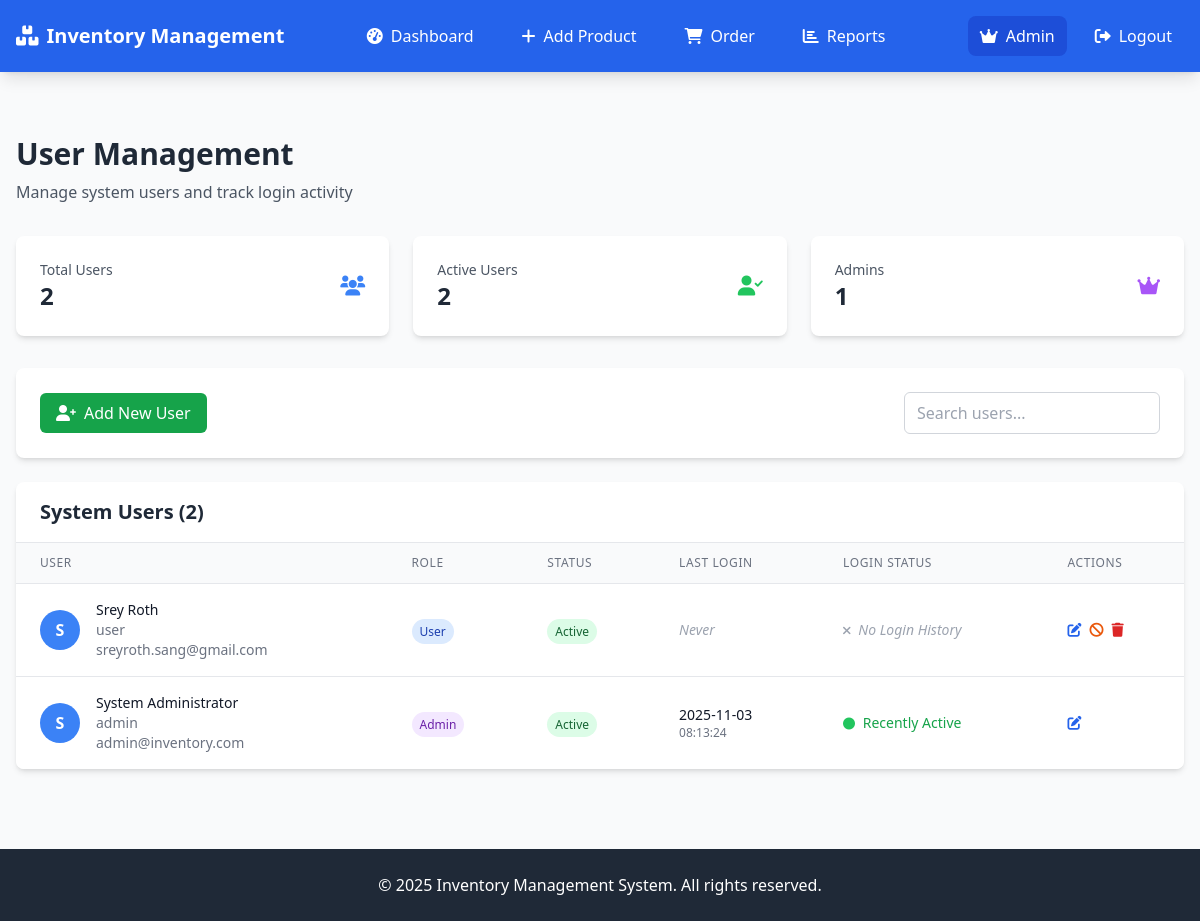
/admin/users (signed in), run on an earlier commit of the app's database.
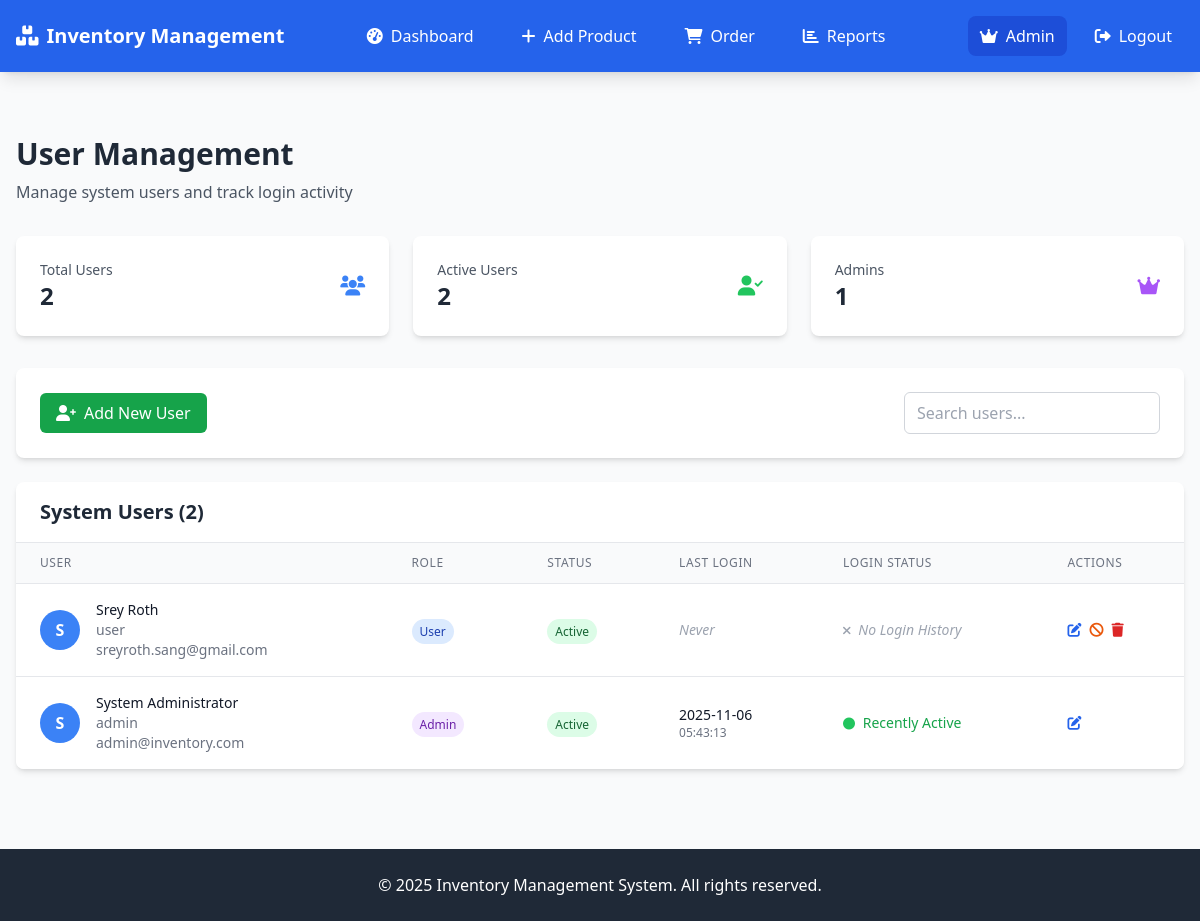
And on a later commit of the database.
### models.py (models this page shows, shortened)
class User(UserMixin, db.Model):
    __tablename__ = 'users'
    id = db.Column(db.Integer, primary_key=True)
    username = db.Column(db.String(80), unique=True, nullable=False)
    email = db.Column(db.String(120), unique=True, nullable=False)
    password_hash = db.Column(db.String(128))
    first_name = db.Column(db.String(50))
    last_name = db.Column(db.String(50))
    phone = db.Column(db.String(20))
    role = db.Column(db.String(20), default='user')
    is_active = db.Column(db.Boolean, default=True)
    last_login = db.Column(db.DateTime)  # Make sure this field exists
    created_at = db.Column(db.DateTime, default=datetime.utcnow)
    updated_at = db.Column(db.DateTime, default=datetime.utcnow, onupdate=datetime.utcnow)
    def is_admin(self):
        return self.role == 'admin'

### app.py (the view)
    @login_required
    def decorated_function(*args, **kwargs):
        if not current_user.is_admin():
            flash('Admin access required.', 'error')
            return redirect('/')
        return f(*args, **kwargs)

### app.py (called while the page is built)
@login_manager.user_loader
def load_user(user_id):
    return User.query.get(int(user_id))

def admin_required(f):
    @login_required
    def decorated_function(*args, **kwargs):
        if not current_user.is_admin():
            flash('Admin access required.', 'error')
            return redirect('/')
        return f(*args, **kwargs)
    decorated_function.__name__ = f.__name__
    return decorated_function

@app.route('/admin/users')
@admin_required
def admin_users():
    users = User.query.order_by(User.created_at.desc()).all()
    return render_template('admin_users.html', users=users)

### templates/admin_users.html (shortened to what this page needs)
{% extends "base.html" %}
{% block content %}
<div class="mb-8">
    <h1 class="text-3xl font-bold text-gray-800 mb-2">User Management</h1>
    <p class="text-gray-600">Manage system users and track login activity</p>
</div>
<div class="grid grid-cols-1 md:grid-cols-3 gap-6 mb-8">
    <div class="bg-white rounded-lg shadow-md p-6">
        <div class="flex items-center justify-between">
            <div>
                <p class="text-sm font-medium text-gray-600">Total Users</p>
                <p class="text-2xl font-bold text-gray-800">{{ users|length | default(0) }}</p>
            </div>
            <i class="fas fa-users text-blue-500 text-xl"></i>
        </div>
    </div>
    <div class="bg-white rounded-lg shadow-md p-6">
        <div class="flex items-center justify-between">
            <div>
                <p class="text-sm font-medium text-gray-600">Active Users</p>
                <p class="text-2xl font-bold text-gray-800">{{ users|selectattr('is_active')|list|length | default(0) }}</p>
            </div>
            <i class="fas fa-user-check text-green-500 text-xl"></i>
        </div>
    </div>
    <div class="bg-white rounded-lg shadow-md p-6">
        <div class="flex items-center justify-between">
            <div>
                <p class="text-sm font-medium text-gray-600">Admins</p>
                <p class="text-2xl font-bold text-gray-800">{{ users|selectattr('role', 'equalto', 'admin')|list|length | default(0) }}</p>
            </div>
            <i class="fas fa-crown text-purple-500 text-xl"></i>
        </div>
    </div>
</div>
<div class="bg-white rounded-lg shadow-md p-6 mb-6">
    <div class="flex justify-between items-center">
        <div>
            <button onclick="openAddUserModal()" class="bg-green-600 text-white px-4 py-2 rounded-md hover:bg-green-700 transition duration-200">
                <i class="fas fa-user-plus mr-2"></i>Add New User
            </button>
        </div>
        <div class="flex space-x-2">
            <input type="text" id="userSearch" placeholder="Search users..."
                   class="px-3 py-2 border border-gray-300 rounded-md focus:outline-none focus:ring-2 focus:ring-blue-500 w-64">
        </div>
    </div>
</div>
<div class="bg-white rounded-lg shadow-md overflow-hidden">
    <div class="px-6 py-4 border-b border-gray-200">
        <h2 class="text-xl font-semibold text-gray-800">System Users ({{ users|length | default(0) }})</h2>
    </div>
    {% if users %}
    <div class="overflow-x-auto">
        <table class="min-w-full divide-y divide-gray-200">
            <thead class="bg-gray-50">
                <tr>
                    <th class="px-6 py-3 text-left text-xs font-medium text-gray-500 uppercase tracking-wider">User</th>
                    <th class="px-6 py-3 text-left text-xs font-medium text-gray-500 uppercase tracking-wider">Role</th>
                    <th class="px-6 py-3 text-left text-xs font-medium text-gray-500 uppercase tracking-wider">Status</th>
                    <th class="px-6 py-3 text-left text-xs font-medium text-gray-500 uppercase tracking-wider">Last Login</th>
                    <th class="px-6 py-3 text-left text-xs font-medium text-gray-500 uppercase tracking-wider">Login Status</th>
                    <th class="px-6 py-3 text-left text-xs font-medium text-gray-500 uppercase tracking-wider">Actions</th>
                </tr>
            </thead>
            <tbody class="bg-white divide-y divide-gray-200">
                {% for user in users %}
                <tr class="hover:bg-gray-50">
                    <td class="px-6 py-4 whitespace-nowrap">
                        <div class="flex items-center">
                            <div class="flex-shrink-0 h-10 w-10 bg-blue-500 rounded-full flex items-center justify-center text-white font-bold">
                                {{ user.first_name[0] if user.first_name else user.username[0]|upper }}
                            </div>
                            <div class="ml-4">
                                <div class="text-sm font-medium text-gray-900">
                                    {{ user.first_name | default('') }} {{ user.last_name | default('') }}
                                </div>
                                <div class="text-sm text-gray-500">{{ user.username | default('') }}</div>
                                <div class="text-sm text-gray-500">{{ user.email | default('') }}</div>
                            </div>
                        </div>
                    </td>
                    <td class="px-6 py-4 whitespace-nowrap">
                        <span class="px-2 py-1 text-xs font-medium rounded-full
                            {% if user.role == 'admin' %}bg-purple-100 text-purple-800
                            {% else %}bg-blue-100 text-blue-800{% endif %}">
                            {{ user.role|title | default('User') }}
                        </span>
                    </td>
                    <td class="px-6 py-4 whitespace-nowrap">
                        <span class="px-2 py-1 text-xs font-medium rounded-full
                            {% if user.is_active %}bg-green-100 text-green-800
                            {% else %}bg-red-100 text-red-800{% endif %}">
                            {{ 'Active' if user.is_active else 'Inactive' }}
                        </span>
                    </td>
                    <td class="px-6 py-4 whitespace-nowrap text-sm text-gray-900">
                        {% if user.last_login %}
                            <div class="flex flex-col">
                                <span class="font-medium">{{ user.last_login.strftime('%Y-%m-%d') }}</span>
                                <span class="text-gray-500 text-xs">{{ user.last_login.strftime('%H:%M:%S') }}</span>
                            </div>
                        {% else %}
                            <span class="text-gray-400 italic">Never</span>
                        {% endif %}
                    </td>
                    <td class="px-6 py-4 whitespace-nowrap text-sm text-gray-500">
                        {% if user.last_login %}
                            {% if user.is_active %}
                                <span class="text-green-600 font-medium">
                                    <i class="fas fa-circle mr-1 text-green-500 text-xs"></i>
                                    Recently Active
                                </span>
                            {% else %}
                                <span class="text-gray-600">
                                    <i class="fas fa-clock mr-1 text-gray-500 text-xs"></i>
                                    Has Logged In
                                </span>
                            {% endif %}
                        {% else %}
                            <span class="text-gray-400 italic">
                                <i class="fas fa-times mr-1 text-gray-400 text-xs"></i>
                                No Login History
                            </span>
                        {% endif %}
                    </td>
                    <td class="px-6 py-4 whitespace-nowrap text-sm font-medium">
                        <div class="flex space-x-2">
                            <button onclick="editUser({{ user.id }})" class="text-blue-600 hover:text-blue-900" title="Edit User">
                                <i class="fas fa-edit"></i>
                            </button>
                            {% if user.id != current_user.id %}
                            <button onclick="toggleUserStatus({{ user.id }}, {{ user.is_active|lower }})"
                                    class="{% if user.is_active %}text-orange-600 hover:text-orange-900{% else %}text-green-600 hover:text-green-900{% endif %}"
                                    title="{{ 'Deactivate' if user.is_active else 'Activate' }} User">
                                <i class="fas fa-{% if user.is_active %}ban{% else %}check{% endif %}"></i>
                            </button>
                            <button onclick="deleteUser({{ user.id }})" class="text-red-600 hover:text-red-900" title="Delete User">
                                <i class="fas fa-trash"></i>
                            </button>
                            {% endif %}
                        </div>
                    </td>
                </tr>
                {% endfor %}
            </tbody>
        </table>
    </div>
    {% endif %}
</div>
{% endblock %}

### templates/base.html (shortened to what this page needs)
<!DOCTYPE html>
<html lang="en">
  <head>
    <script src="https://cdn.tailwindcss.com"></script>
    <link
      href="https://cdnjs.cloudflare.com/ajax/libs/font-awesome/6.0.0/css/all.min.css"
      rel="stylesheet"
    />
    <a href="/create-order" class="bg-green-500 text-white px-4 py-2 rounded">
    </a>
  </head>
  <body class="bg-gray-50">
    <nav
      class="bg-blue-600 text-white shadow-lg fixed top-0 left-0 right-0 z-50"
    >
      <div class="max-w-7xl mx-auto px-4">
        <div class="flex justify-between items-center py-4">
          <div class="flex items-center space-x-2">
            <i class="fas fa-boxes text-xl"></i>
            <h1 class="text-xl font-bold">Inventory Management</h1>
          </div>
          {% if current_user.is_authenticated %}
          <div class="flex space-x-6">
            <a
              href="/"
              class="hover:text-blue-200 transition duration-200 py-2 px-3 rounded-lg {% if request.path == '/' %}bg-blue-700{% endif %}"
            >
              <i class="fas fa-tachometer-alt mr-2"></i>Dashboard
            </a>
            <a
              href="/add-product"
              class="hover:text-blue-200 transition duration-200 py-2 px-3 rounded-lg {% if request.path == '/add-product' %}bg-blue-700{% endif %}"
            >
              <i class="fas fa-plus mr-2"></i>Add Product
            </a>
            <a
              href="/orders"
              class="hover:text-blue-200 transition duration-200 py-2 px-3 rounded-lg {% if request.path.startswith('/orders') %}bg-blue-700{% endif %}"
            >
              <i class="fas fa-shopping-cart mr-2"></i>Order
            </a>
            <a
              href="/report"
              class="hover:text-blue-200 transition duration-200 py-2 px-3 rounded-lg {% if request.path == '/report' %}bg-blue-700{% endif %}"
            >
              <i class="fas fa-chart-bar mr-2"></i>Reports
            </a>
          </div>
          <div class="flex items-center space-x-4">
            {% if current_user.is_authenticated and current_user.is_admin() %}
            <a
              href="/admin"
              class="hover:text-blue-200 transition duration-200 py-2 px-3 rounded-lg {% if request.path.startswith('/admin') %}bg-blue-700{% endif %}"
            >
              <i class="fas fa-crown mr-2"></i>Admin
            </a>
            {% endif %}
            <a
              href="/logout"
              class="hover:text-blue-200 transition duration-200 py-2 px-3 rounded-lg"
            >
              <i class="fas fa-sign-out-alt mr-2"></i>Logout
            </a>
          </div>
          {% endif %}
        </div>
      </div>
    </nav>
    <div class="h-20"></div>
    <main class="max-w-7xl mx-auto px-4 py-8">
      {% block content %}{% endblock %}
    </main>
    <footer class="bg-gray-800 text-white py-6 mt-12">
      <div class="max-w-7xl mx-auto px-4 text-center">
        <p>&copy; 2025 Inventory Management System. All rights reserved.</p>
      </div>
    </footer>
  </body>
</html>

What changed in the data, as far as the page shows it:
changed User "System": last_login "2025-11-03" → "2025-11-06"; last_login "08:13:24" → "05:43:13"
